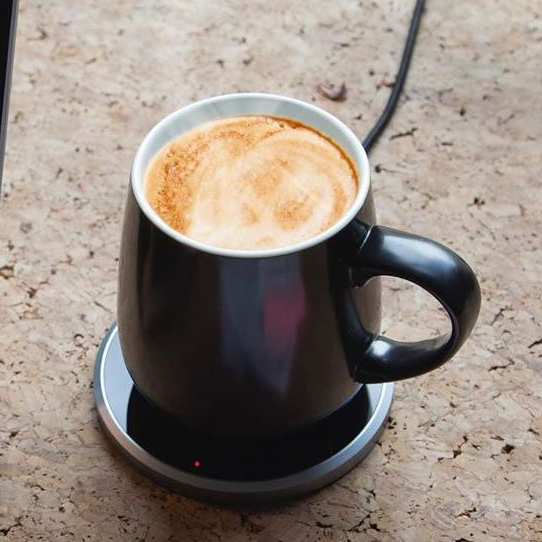
#> input picture example/compressed_sensing/example_2d.png, 542 x 542 px
$ python example_2d.py   (older library calls are emulated)
#> lines starting #> are read from the running program, lines starting #| are printed output that depends on the picture
### example/compressed_sensing/measure.py
import numpy as np


def create_measure_matrix(d: int, n: int) -> np.ndarray:
    """
    create_measure_matrix
    :param d: number of measure signal data points
    :param n: number of true signal data points
    :return: measure matrix
    """
    M = np.zeros(shape=(d, n), dtype=np.int64)
    indices = np.random.choice(np.arange(n), size=d, replace=False)
    for i in range(d):
        M[i, indices[i]] = 1
    return M

### example/compressed_sensing/example_2d.py
import numpy as np
from PIL import Image
from matplotlib import pyplot as plt

from example.compressed_sensing import fourier_2d, laplacian, compressed_sensing
from example.compressed_sensing.measure import create_measure_matrix

if __name__ == "__main__":
    fig, ax = plt.subplots(nrows=1, ncols=4, figsize=(16.0, 4.0))
    ax = ax.flatten()
    ax_index = 0

    height, width, channel = 0, 0, 0


    def open_im(filename: str, num_pixels: int) -> np.ndarray:
#> called with filename = 'example_2d.png', num_pixels = 1000
        im = Image.open(filename)
#> im is the input picture: PIL image 542x542 RGBA; mean R, G, B, A 148.8, 137.2, 128.1, 255
        h, w = im.size
#> h = 542; w = 542
        scale = np.sqrt(num_pixels / (h * w))
#> scale = 0.0583
        if scale < 1:
            im.thumbnail(size=(int(w * scale), int(h * scale)), resample=Image.ANTIALIAS)
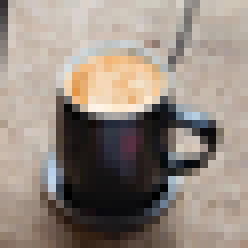
#> im: PIL image 31x31 RGBA (shown 8 times larger); mean R, G, B, A 149, 137.4, 128.2, 255
        im = np.array(im)
        return im


    def draw_im(im: np.ndarray, title: str = "im"):
        global ax_index
        ax[ax_index].imshow(im)
        ax[ax_index].set_title(title)
        ax_index += 1


    def im2sig(im: np.ndarray) -> np.ndarray:
        signal = im.reshape((height * width, channel))
        return signal


    def sig2im(signal: np.ndarray) -> np.ndarray:
        signal = signal.real.astype(np.float64)  # take real part
        signal += 0.5
        signal[signal < 0] = 0
        signal[signal > 255] = 255
        signal = signal.astype(np.uint8)
        im = signal.reshape((height, width, channel))
        return im

    # open true im
    true_im = open_im(filename="example_2d.png", num_pixels=1000)
    draw_im(true_im, "true signal")
    height, width, channel = true_im.shape
#> height = 31; width = 31; channel = 4
    true_signal = im2sig(true_im)
#> in im2sig, `signal = im.reshape((height * width, channel))`: signal = 961 rows, first 6: [46, 45, 48, 255], [188, 177, 166, 255], [200, 190, 180, 255], [206, 196, 190, 255], [208, 197, 192, 255], [206, 196, 185, 255]
#> true_signal has the same summary as signal in im2sig

    # create measure im
    N = len(true_signal)
#> N = 961
    D = int(0.5 * N)
#> D = 480
    measure_matrix = create_measure_matrix(D, N)
#> in create_measure_matrix, `indices = np.random.choice(np.arange(n), size=d, replace=False)`: indices = 480 values, max 960 at index 50, min 1 at index 221, mean 480.8
#> after the loop in create_measure_matrix, `for i in range(d):`:
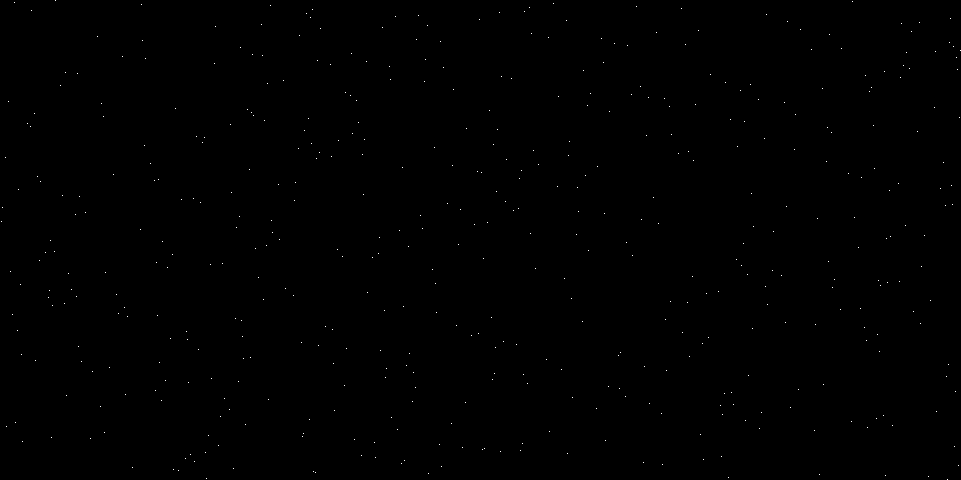
#> M: shape (480, 961) int64; values 0 (black) and 1 (white), 0.1% white in thin lines or dots
    measure_signal = measure_matrix @ true_signal
#> measure_signal = 480 rows, first 6: [164, 155, 145, 255], [30, 29, 32, 255], [203, 191, 183, 255], [17, 16, 15, 255], [194, 181, 167, 255], [201, 186, 173, 255]
    measure_im = sig2im(measure_matrix.T @ measure_signal)
#> in sig2im, `signal = signal.real.astype(np.float64)`: signal = 961 rows, first 6: [0, 0, 0, 0], [188, 177, 166, 255], [200, 190, 180, 255], [0, 0, 0, 0], [0, 0, 0, 0], [206, 196, 185, 255]
#> in sig2im, `signal += 0.5`: signal = 961 rows, first 6: [0.5, 0.5, 0.5, 0.5], [188.5, 177.5, 166.5, 255.5], [200.5, 190.5, 180.5, 255.5], [0.5, 0.5, 0.5, 0.5], [0.5, 0.5, 0.5, 0.5], [206.5, 196.5, 185.5, 255.5]
#> in sig2im, `signal = signal.astype(np.uint8)`: signal = 961 rows, first 6: [0, 0, 0, 0], [188, 177, 166, 255], [200, 190, 180, 255], [0, 0, 0, 0], [0, 0, 0, 0], [206, 196, 185, 255]
#> in sig2im, `im = signal.reshape((height, width, channel))`:
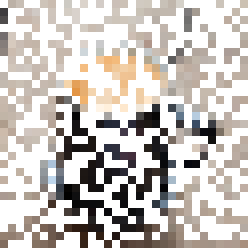
#> im: shape (31, 31, 4) (shown 8 times larger); mean of channels 0, 1, 2, 3 74, 68.2, 63.4, 127.4; transparent parts drawn white
    draw_im(measure_im, "measure signal")

    # reconstruct true im (fourier basis)
#> (the run stopped early here; a loop or call above may not have finished)
